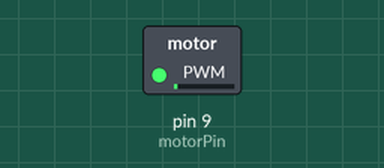
The sketch below on a simulated Arduino Uno, built with avr-gcc and run on an emulated ATmega328P. On the bench: switched loads named in the sketch (green lamp = pin HIGH).

Above: at 0.05 s.
At 23.35 s:
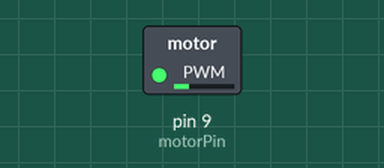
At 39.85 s:
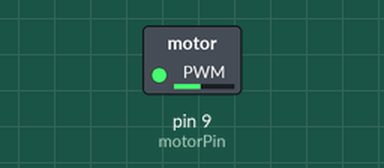
Timing chart, 0 to 40.0 s (numbered marks = the images above):
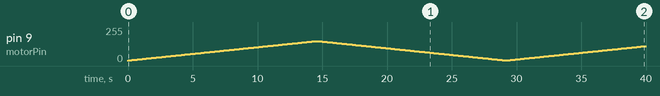

Measured:
- by itself, pin 9 (motorPin): 0/255 → 5/255 at 0.00 s, → 6/255 0.10 s later, → 7/255 0.10 s later, → 8/255 0.10 s later, … (398 changes in this stretch)

The sketch:

Speed_Control_Vibratory_Motor.ino
```cpp
const int motorPin = 9; // Motor control pin

void setup() {
  pinMode(motorPin, OUTPUT); // Set motor pin as output
}

void loop() {
  // Increase motor speed
  for (int dutyCycle = 5; dutyCycle <= 150; dutyCycle++) {
    analogWrite(motorPin, dutyCycle); // Set PWM duty cycle
    delay(100); // Adjust delay for smooth speed change
  }

  // Decrease motor speed
  for (int dutyCycle = 150; dutyCycle >= 5; dutyCycle--) {
    analogWrite(motorPin, dutyCycle); // Set PWM duty cycle
    delay(100); // Adjust delay for smooth speed change
  }
}
```
